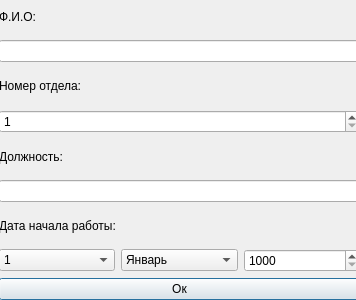
<?xml version="1.0" encoding="UTF-8"?>
<ui version="4.0">
 <class>change</class>
 <widget class="QDialog" name="change">
  <property name="geometry">
   <rect>
    <x>0</x>
    <y>0</y>
    <width>356</width>
    <height>300</height>
   </rect>
  </property>
  <property name="windowTitle">
   <string>Dialog</string>
  </property>
  <widget class="QWidget" name="gridLayoutWidget">
   <property name="geometry">
    <rect>
     <x>-1</x>
     <y>-1</y>
     <width>361</width>
     <height>301</height>
    </rect>
   </property>
   <layout class="QGridLayout" name="gridLayout">
    <item row="4" column="0">
     <widget class="QLabel" name="label_3">
      <property name="text">
       <string>Должность:</string>
      </property>
     </widget>
    </item>
    <item row="5" column="0">
     <widget class="QLineEdit" name="lineEdit_2"/>
    </item>
    <item row="7" column="0">
     <layout class="QHBoxLayout" name="horizontalLayout">
      <item>
       <widget class="QComboBox" name="dayComboBox1">
        <item>
         <property name="text">
          <string>1</string>
         </property>
        </item>
        <item>
         <property name="text">
          <string>2</string>
         </property>
        </item>
        <item>
         <property name="text">
          <string>3</string>
         </property>
        </item>
        <item>
         <property name="text">
          <string>4</string>
         </property>
        </item>
        <item>
         <property name="text">
          <string>5</string>
         </property>
        </item>
        <item>
         <property name="text">
          <string>6</string>
         </property>
        </item>
        <item>
         <property name="text">
          <string>7</string>
         </property>
        </item>
        <item>
         <property name="text">
          <string>8</string>
         </property>
        </item>
        <item>
         <property name="text">
          <string>9</string>
         </property>
        </item>
        <item>
         <property name="text">
          <string>10</string>
         </property>
        </item>
        <item>
         <property name="text">
          <string>11</string>
         </property>
        </item>
        <item>
         <property name="text">
          <string>12</string>
         </property>
        </item>
        <item>
         <property name="text">
          <string>13</string>
         </property>
        </item>
        <item>
         <property name="text">
          <string>14</string>
         </property>
        </item>
        <item>
         <property name="text">
          <string>15</string>
         </property>
        </item>
        <item>
         <property name="text">
          <string>16</string>
         </property>
        </item>
        <item>
         <property name="text">
          <string>17</string>
         </property>
        </item>
        <item>
         <property name="text">
          <string>18</string>
         </property>
        </item>
        <item>
         <property name="text">
          <string>19</string>
         </property>
        </item>
        <item>
         <property name="text">
          <string>20</string>
         </property>
        </item>
        <item>
         <property name="text">
          <string>21</string>
         </property>
        </item>
        <item>
         <property name="text">
          <string>22</string>
         </property>
        </item>
        <item>
         <property name="text">
          <string>23</string>
         </property>
        </item>
        <item>
         <property name="text">
          <string>24</string>
         </property>
        </item>
        <item>
         <property name="text">
          <string>25</string>
         </property>
        </item>
        <item>
         <property name="text">
          <string>26</string>
         </property>
        </item>
        <item>
         <property name="text">
          <string>27</string>
         </property>
        </item>
        <item>
         <property name="text">
          <string>28</string>
         </property>
        </item>
        <item>
         <property name="text">
          <string>29</string>
         </property>
        </item>
        <item>
         <property name="text">
          <string>30</string>
         </property>
        </item>
        <item>
         <property name="text">
          <string>31</string>
         </property>
        </item>
       </widget>
      </item>
      <item>
       <widget class="QComboBox" name="monthComboBox1">
        <item>
         <property name="text">
          <string>Январь</string>
         </property>
        </item>
        <item>
         <property name="text">
          <string>Февраль</string>
         </property>
        </item>
        <item>
         <property name="text">
          <string>Март</string>
         </property>
        </item>
        <item>
         <property name="text">
          <string>Апрель</string>
         </property>
        </item>
        <item>
         <property name="text">
          <string>Май</string>
         </property>
        </item>
        <item>
         <property name="text">
          <string>Июнь</string>
         </property>
        </item>
        <item>
         <property name="text">
          <string>Июль</string>
         </property>
        </item>
        <item>
         <property name="text">
          <string>Август</string>
         </property>
        </item>
        <item>
         <property name="text">
          <string>Сентябрь</string>
         </property>
        </item>
        <item>
         <property name="text">
          <string>Октябрь</string>
         </property>
        </item>
        <item>
         <property name="text">
          <string>Ноябрь</string>
         </property>
        </item>
        <item>
         <property name="text">
          <string>Декабрь</string>
         </property>
        </item>
       </widget>
      </item>
      <item>
       <widget class="QSpinBox" name="yearSpinBox1">
        <property name="minimum">
         <number>1000</number>
        </property>
        <property name="maximum">
         <number>9999</number>
        </property>
       </widget>
      </item>
     </layout>
    </item>
    <item row="1" column="0">
     <widget class="QLineEdit" name="lineEdit"/>
    </item>
    <item row="2" column="0">
     <widget class="QLabel" name="label_2">
      <property name="text">
       <string>Номер отдела:</string>
      </property>
     </widget>
    </item>
    <item row="6" column="0">
     <widget class="QLabel" name="label_4">
      <property name="text">
       <string>Дата начала работы:</string>
      </property>
     </widget>
    </item>
    <item row="3" column="0">
     <widget class="QSpinBox" name="spinBox">
      <property name="minimum">
       <number>1</number>
      </property>
     </widget>
    </item>
    <item row="0" column="0">
     <widget class="QLabel" name="label">
      <property name="text">
       <string>Ф.И.О:</string>
      </property>
     </widget>
    </item>
    <item row="8" column="0">
     <widget class="QPushButton" name="pushButton">
      <property name="text">
       <string>Ок</string>
      </property>
     </widget>
    </item>
   </layout>
  </widget>
 </widget>
 <resources/>
 <connections/>
</ui>
